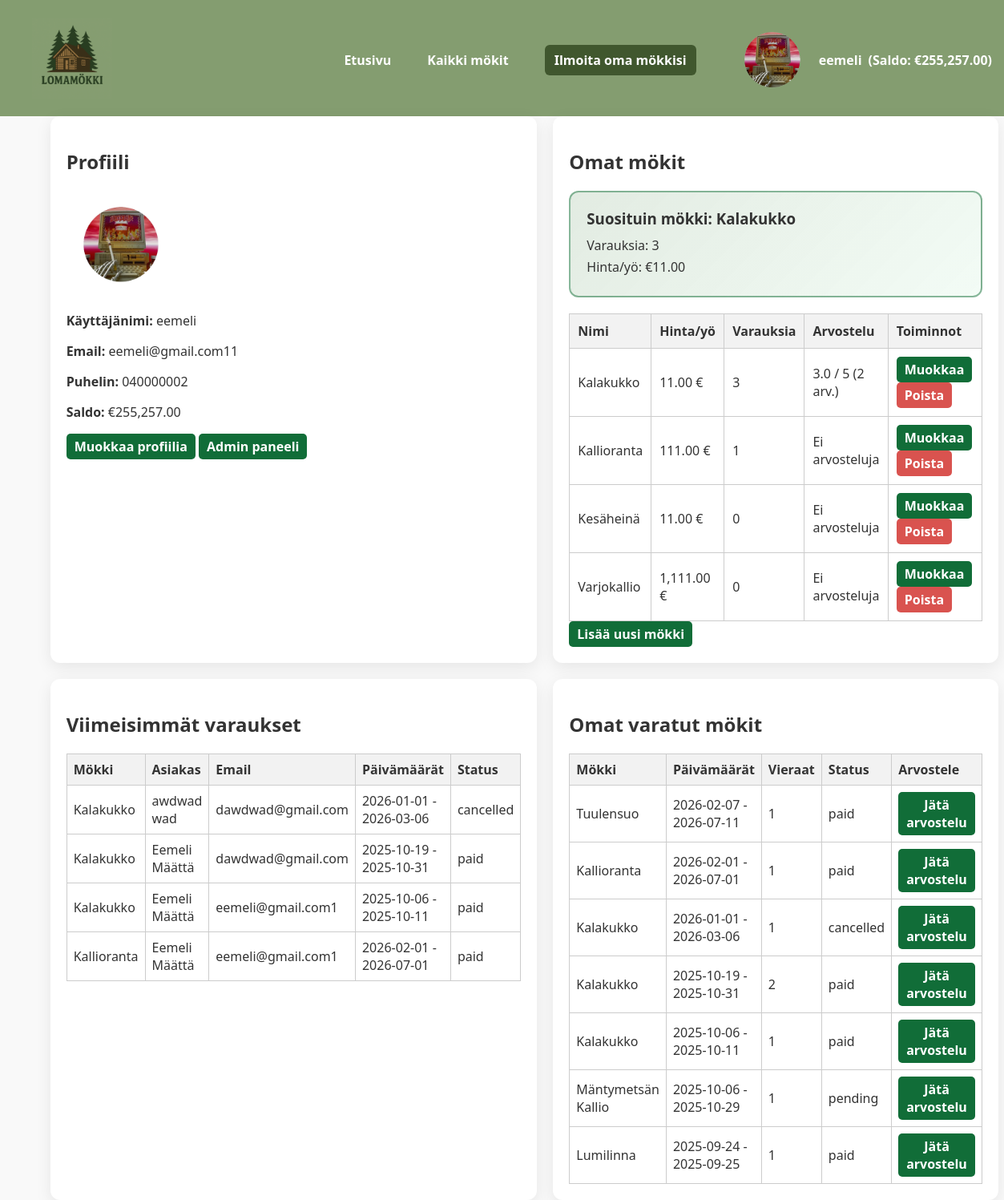
/dashboard.php (signed in), run on the app's committed database.
### tables this page shows
CREATE TABLE `users` (
  `id` int(11) NOT NULL,
  `username` varchar(100) NOT NULL,
  `email` varchar(255) NOT NULL,
  `phone` varchar(30) NOT NULL,
  `profile_image` varchar(255) DEFAULT NULL,
  `password` varchar(255) NOT NULL,
  `created_at` timestamp NOT NULL DEFAULT current_timestamp(),
  `balance` decimal(10,2) DEFAULT 0.00,
  `role` enum('admin','user') NOT NULL DEFAULT 'user'
);

CREATE TABLE `cabins` (
  `id` int(11) NOT NULL,
  `owner_id` int(11) NOT NULL,
  `name` varchar(100) NOT NULL,
  `description` text DEFAULT NULL,
  `price_per_night` decimal(8,2) NOT NULL,
  `max_guests` int(11) NOT NULL DEFAULT 4,
  `image` varchar(255) DEFAULT NULL,
  `location` varchar(100) DEFAULT '',
  `user_id` int(11) DEFAULT NULL,
  `availability` tinyint(1) DEFAULT 1
);

CREATE TABLE `bookings` (
  `id` int(11) NOT NULL,
  `customer_id` int(11) DEFAULT NULL,
  `cabin_id` int(11) NOT NULL,
  `customer_name` varchar(150) NOT NULL,
  `customer_email` varchar(150) NOT NULL,
  `start_date` date NOT NULL,
  `end_date` date NOT NULL,
  `guests` int(11) NOT NULL,
  `created_at` timestamp NOT NULL DEFAULT current_timestamp(),
  `paid` decimal(10,2) DEFAULT 0.00,
  `status` enum('pending','paid','cancelled') DEFAULT 'pending',
  `user_id` int(11) DEFAULT NULL,
  `admin_id` int(11) DEFAULT NULL
);

### dashboard.php (the view, shortened to what this page needs)
<?php
require 'config.php';
include 'header.php';
$stmt = $pdo->prepare("SELECT * FROM users WHERE id = ?");
$stmt->execute([$_SESSION['user_id']]);
$user = $stmt->fetch();
$stmt = $pdo->prepare("
    SELECT c.*, COUNT(b.id) AS booking_count
    FROM cabins c
    LEFT JOIN bookings b ON c.id = b.cabin_id
    WHERE c.owner_id = ?
    GROUP BY c.id
");
$stmt->execute([$_SESSION['user_id']]);
$cabins = $stmt->fetchAll();
$stmt = $pdo->prepare("
    SELECT b.*, c.name AS cabin_name
    FROM bookings b
    JOIN cabins c ON b.cabin_id = c.id
    WHERE c.owner_id = ?
    ORDER BY b.created_at DESC
    LIMIT 5
");
$stmt->execute([$_SESSION['user_id']]);
$bookings = $stmt->fetchAll();
$top_cabin = null;
if ($cabins) {
    usort($cabins, fn($a,$b) => $b['booking_count'] - $a['booking_count']);
    $top_cabin = $cabins[0];
}
$stmt = $pdo->prepare("
    SELECT b.*, c.name AS cabin_name
    FROM bookings b
    JOIN cabins c ON b.cabin_id = c.id
    WHERE b.customer_id = ?
    ORDER BY b.start_date DESC
");
$stmt->execute([$_SESSION['user_id']]);
$my_bookings = $stmt->fetchAll();
?>
<!doctype html>
<html lang="fi">
<head>
<link rel="stylesheet" href="style.css">
</head>
<body>
<main class="container dashboard-grid">
<section class="dashboard-section">
    <h2>Profiili</h2>
    <div class="profile-section">
        <img src="<?=htmlspecialchars($user['profile_image'] ?? 'default-avatar.png')?>" alt="Profiili" class="profile-pic">
        <div>
            <p><strong>Käyttäjänimi:</strong> <?=htmlspecialchars($user['username'])?></p>
            <p><strong>Email:</strong> <?=htmlspecialchars($user['email'])?></p>
            <p><strong>Puhelin:</strong> <?=htmlspecialchars($user['phone'])?></p>
            <p><strong>Saldo:</strong> €<?=number_format($user['balance'] ?? 0, 2)?></p>
        </div>
    </div>
    <a href="edit_profile.php" class="btn">Muokkaa profiilia</a>
    <a href="/admin/index.php" class="btn">Admin paneeli</a>
</section>
<section class="dashboard-section">
    <h2>Omat mökit</h2>
    <?php if ($top_cabin): ?>
    <div class="top-cabin-card">
        <h3>Suosituin mökki: <?=htmlspecialchars($top_cabin['name'])?></h3>
        <p>Varauksia: <?=intval($top_cabin['booking_count'])?></p>
        <p>Hinta/yö: €<?=number_format($top_cabin['price_per_night'],2)?></p>
    </div>
    <?php endif; ?>
    <?php if ($cabins): ?>
    <table class="cabin-table">
        <thead>
            <tr>
                <th>Nimi</th>
                <th>Hinta/yö</th>
                <th>Varauksia</th>
                <th>Arvostelu</th>
                <th>Toiminnot</th>
            </tr>
        </thead>
        <tbody>
<?php foreach ($cabins as $cabin): ?>
<tr>
  <td><?=htmlspecialchars($cabin['name'])?></td>
  <td><?=number_format($cabin['price_per_night'], 2)?> €</td>
  <td><?=intval($cabin['booking_count'])?></td>
  <td>
    <?php if($cabin['review_count'] > 0): ?>
        <?=number_format($cabin['avg_rating'],1)?> / 5 (<?=intval($cabin['review_count'])?> arv.)
    <?php else: ?>
        Ei arvosteluja
    <?php endif; ?>
  </td>
  <td>
    <a href="edit_cabin.php?id=<?= $cabin['id'] ?>" class="btn">Muokkaa</a>
    <a href="delete_cabin.php?id=<?= $cabin['id'] ?>" onclick="return confirm('Haluatko varmasti poistaa mökin?');" class="btn btn-danger">Poista</a>
  </td>
</tr>
<?php endforeach; ?>
        </tbody>
    </table>
    <?php else: ?>
        <p>Sinulla ei ole vielä lisättyjä mökkejä.</p>
    <?php endif; ?>
    <a href="add_cabin.php" class="btn">Lisää uusi mökki</a>
</section>
<section class="dashboard-section">
    <h2>Viimeisimmät varaukset</h2>
    <?php if ($bookings): ?>
    <table class="booking-table">
        <thead>
            <tr>
                <th>Mökki</th>
                <th>Asiakas</th>
                <th>Email</th>
                <th>Päivämäärät</th>
                <th>Status</th>
            </tr>
        </thead>
        <tbody>
        <?php foreach ($bookings as $booking): ?>
            <tr>
                <td><?=htmlspecialchars($booking['cabin_name'])?></td>
                <td><?=htmlspecialchars($booking['customer_name'])?></td>
                <td><?=htmlspecialchars($booking['customer_email'])?></td>
                <td><?=htmlspecialchars($booking['start_date'])?> - <?=htmlspecialchars($booking['end_date'])?></td>
                <td><?=htmlspecialchars($booking['status'])?></td>
            </tr>
        <?php endforeach; ?>
        </tbody>
    </table>
    <?php else: ?>
        <p>Ei uusia varauksia.</p>
    <?php endif; ?>
</section>
<section class="dashboard-section">
    <h2>Omat varatut mökit</h2>
    <?php if ($my_bookings): ?>
    <table class="booking-table">
        <thead>
            <tr>
                <th>Mökki</th>
                <th>Päivämäärät</th>
                <th>Vieraat</th>
                <th>Status</th>
                <th>Arvostele</th>
            </tr>
        </thead>
        <tbody>
        <?php foreach ($my_bookings as $booking): ?>
            <tr>
                <td><?=htmlspecialchars($booking['cabin_name'])?></td>
                <td><?=htmlspecialchars($booking['start_date'])?> - <?=htmlspecialchars($booking['end_date'])?></td>
                <td><?=intval($booking['guests'])?></td>
                <td><?=htmlspecialchars($booking['status'])?></td>
                <td>
                    <a href="add_review.php?booking_id=<?= $booking['id'] ?>" class="btn">Jätä arvostelu</a>
                </td>
            </tr>
        <?php endforeach; ?>
        </tbody>
    </table>
    <?php else: ?>
        <p>Sinulla ei ole vielä varattuja mökkejä.</p>
    <?php endif; ?>
</section>
</main>
</body>
</html>

### header.php (shortened to what this page needs)
<?php
require 'config.php';
$user = null;
$user_balance = 0;
if (isset($_SESSION['user_id'])) {
    $stmt = $pdo->prepare("SELECT * FROM users WHERE id = ?");
    $stmt->execute([$_SESSION['user_id']]);
    $user = $stmt->fetch();
    $user_balance = $user['balance'] ?? 0;
}
?>
<header>
  <div class="header-flex" style="display:flex;justify-content:space-between;align-items:center;padding:20px 0;">
<a href="index.php"><img src="images/logo.png" width="100" alt="Lomamökki logo" style="margin-left:40px;"></a>
    <nav style="display:flex;align-items:center;gap:15px;">
      <a href="index.php" style="color:#fff;text-decoration:none;font-weight:600;">Etusivu</a>
      <a href="all_cabins.php" style="color:#fff;text-decoration:none;font-weight:600;">Kaikki mökit</a>
      <a href="<?= isset($_SESSION['user_id']) ? 'add_cabin.php' : 'login.php'; ?>" class="btn" style="color:#fff;background:#40572e;padding:8px 12px;border-radius:6px;">Ilmoita oma mökkisi</a>
      <?php if ($user): ?>
      <div class="profile-dropdown" style="position:relative;">
        <a href="#" style="display:flex;align-items:center;color:#fff;text-decoration:none;">
          <img src="<?=htmlspecialchars($user['profile_image'] ?? 'default-avatar.png')?>" alt="Profiili" class="profile-pic" style="width:100px;height:100px;border-radius:50%;object-fit:cover;margin-right:8px;">
          <?=htmlspecialchars($user['username'])?>
          <span style="margin-left:8px;font-weight:600;">(Saldo: €<?=number_format($user_balance, 2)?>)</span>
        </a>
      </div>
      <?php else: ?>
        <a href="login.php" style="color:#fff;text-decoration:none;font-weight:600;">Kirjaudu / Rekisteröidy</a>
      <?php endif; ?>
    </nav>
  </div>
</header>

### style.css (style rules this page uses)
body { font-family: 'Segoe UI', Tahoma, Geneva, Verdana, sans-serif; margin: 0; color: #333; background-color: #f9f9f9; display: flex; flex-direction: column; min-height: 100vh; }
.container { width: 90%; max-width: 1300px; margin: auto; }
header { background-color: #849D70; color: #fff; padding: 5x 0; margin-bottom: auto; text-align: center; }
header nav { margin-top: 5px; }
header nav a { color: #fff; margin: 0 15px; text-decoration: none; font-weight: 600; transition: color 0.2s; }
.btn { background-color: #40572e; color: white; padding: 10px 16px; text-align: center; border-radius: 6px; text-decoration: none; font-weight: bold; transition: background-color 0.3s ease; }
.profile-dropdown { position: relative; display: inline-block; }
.profile-pic { width: 135px; height: 135px; border-radius: 50%; object-fit: cover; margin-right: 8px; }
.dashboard-grid { display: grid; grid-template-columns: 1fr 2fr; gap: 20px; }
.dashboard-section { background: #fff; padding: 20px; border-radius: 12px; box-shadow: 0 6px 20px rgba(0,0,0,0.08); }
.cabin-table { width: 100%; border-collapse: collapse; margin-top:10px; }
.cabin-table th, .cabin-table td { border: 1px solid #ccc; padding: 10px; text-align: left; }
.cabin-table th { background-color: #f2f2f2; }
.booking-table { width: 100%; border-collapse: collapse; margin-top:10px; }
.booking-table th, .booking-table td { border: 1px solid #ccc; padding: 8px; text-align: left; }
.booking-table th { background-color: #f2f2f2; }
.top-cabin-card { background: linear-gradient(135deg, rgba(19,95,16,0.12), rgba(14,189,67,0.05)); border: 2px solid #116d387a; padding: 20px; border-radius: 12px; margin-bottom: 20px; }
.top-cabin-card h3 { margin: 0 0 10px; }
.top-cabin-card p { margin: 5px 0; }

### dashboard.php (style rules this page uses)
.btn { display:inline-block; padding:5px 10px; background:#116d38; color:#fff; text-decoration:none; border-radius:5px; }
.btn-danger { background:#d9534f; }

### data on the page
users: profile_image (picture), username "eemeli", balance "255,257.00", email "eemeli@gmail.com11", phone "040000002"
cabins: name "Kalakukko", price_per_night "11.00", booking_count "3", avg_rating "3.0", review_count "2"
cabins: name "Kallioranta", price_per_night "111.00", booking_count "1", shows "Ei arvosteluja"
cabins: name "Kesäheinä", price_per_night "11.00", booking_count "0", shows "Ei arvosteluja"
cabins: name "Varjokallio", price_per_night "1,111.00", booking_count "0", shows "Ei arvosteluja"
bookings: cabin.name "Kalakukko", customer_name "awdwad wad", customer_email "dawdwad@gmail.com", start_date "2026-01-01", end_date "2026-03-06", status "cancelled", guests "1"
bookings: cabin.name "Kalakukko", customer_name "Eemeli Määttä", customer_email "dawdwad@gmail.com", start_date "2025-10-19", end_date "2025-10-31", status "paid", guests "2"
bookings: cabin.name "Kalakukko", customer_name "Eemeli Määttä", customer_email "eemeli@gmail.com1", start_date "2025-10-06", end_date "2025-10-11", status "paid", guests "1"
bookings: cabin.name "Kallioranta", customer_name "Eemeli Määttä", customer_email "eemeli@gmail.com1", start_date "2026-02-01", end_date "2026-07-01", status "paid", guests "1"
bookings: cabin.name "Tuulensuo", start_date "2026-02-07", end_date "2026-07-11", guests "1", status "paid"
bookings: cabin.name "Mäntymetsän Kallio", start_date "2025-10-06", end_date "2025-10-29", guests "1", status "pending"
bookings: cabin.name "Lumilinna", start_date "2025-09-24", end_date "2025-09-25", guests "1", status "paid"

### other printed values
$top_cabin['booking_count'] "3"
